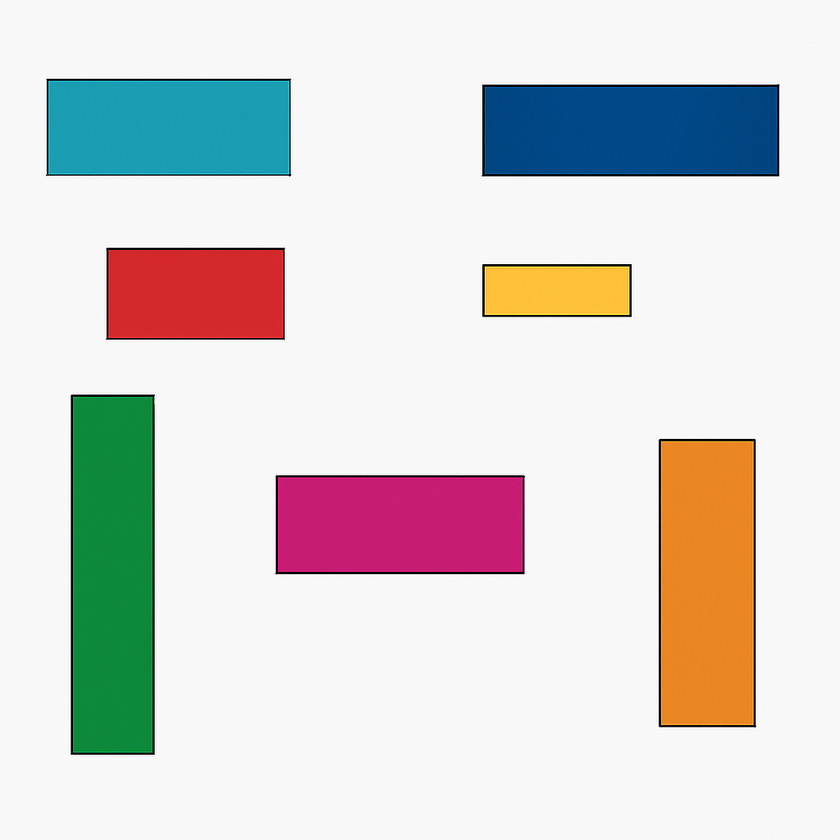
#> input picture images/shapes.png, 840 x 840 px, shrunk from 1024 x 1024 before the run, found by its file name
$ python dilate.py
#> lines starting #> are read from the running program, lines starting #| are printed output that depends on the picture
import cv2
import numpy as np

def dilation(image:cv2.imread, filter:np.ndarray)->np.ndarray:
    """
    Função de Morfologia Matemática: Dilatação

    Args:
        image (cv2.imread): A imagem que desejar dilatar
        filter (np.ndarray): O kernel para dilatação

    Return:
        output (np.ndarray): A imagem dilatada
    """
    output = np.zeros(image.shape, dtype=np.uint8)
    filter_size = filter.shape
    image_size = image.shape

    for x in range(image_size[1]-filter_size[1]+1):
        for y in range(image_size[0]-filter_size[0]+1):
            roi = image[y:y+filter_size[1], x:x+filter_size[0]]
            valor = np.max(roi)
            output[y+int(filter_size[1]/2), x+int(filter_size[0]/2)] = valor

    return output

if __name__ == "__main__":

    path_image = "./images/shapes.png"
    image = cv2.imread(path_image, cv2.IMREAD_GRAYSCALE)
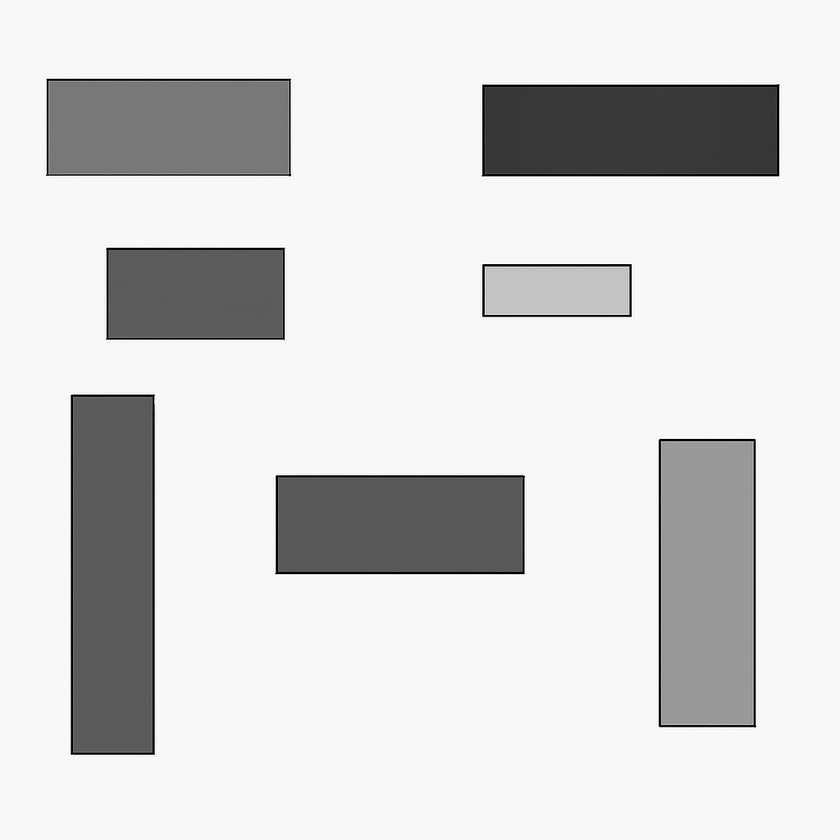
#> image: shape (840, 840); min 0, max 255, mean 214.4
    filter = np.ones((3,3))

    img_erosion = dilation(image=image, filter=filter)
#> after the loop in dilation, `for x in range(image_size[1]-filter_size[1]+1):`:
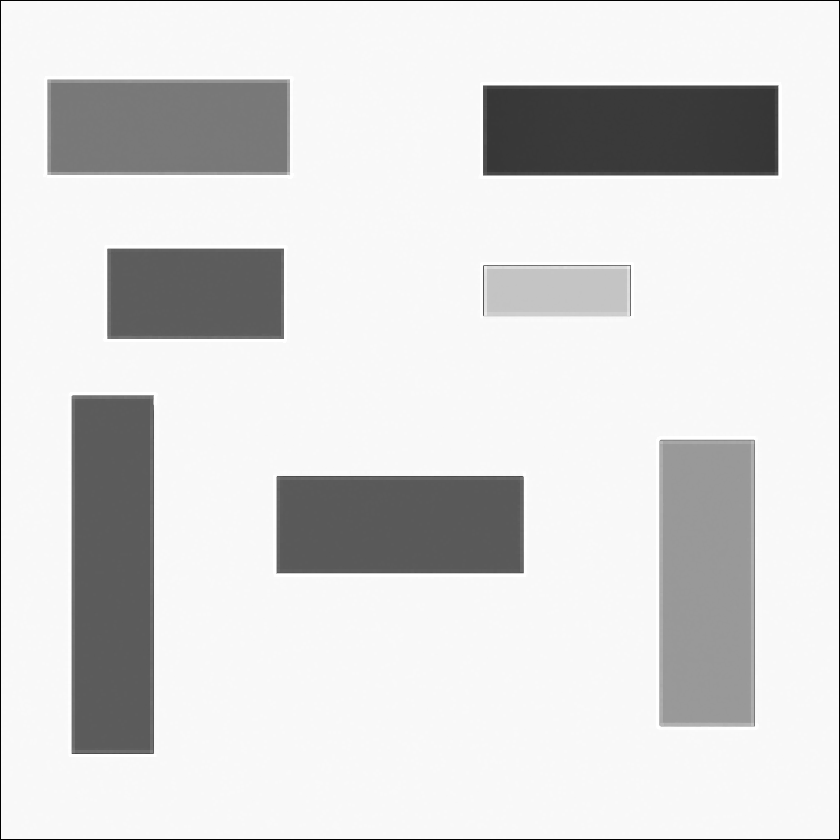
#> output: shape (840, 840); min 0, max 255, mean 216.2

    cv2.imshow("Resultado", img_erosion)
    cv2.waitKey(0)
    cv2.destroyAllWindows()
